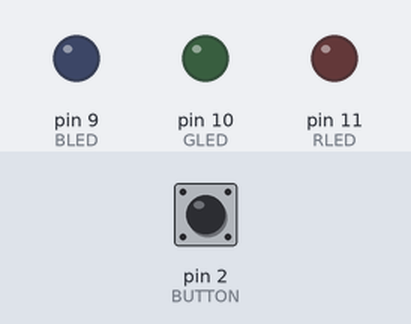
The sketch below on a simulated Arduino Uno, built with avr-gcc and run on an emulated ATmega328P. Shown: output pins drawn as LEDs (lit = HIGH). Inputs (shaded band) come from the test bench; at power-on: pin 2 (BUTTON) LOW.

Above: at 1.2 s.
1.3 s: pin 2 (BUTTON) pulled HIGH for 0.15 s
At 2.5 s:
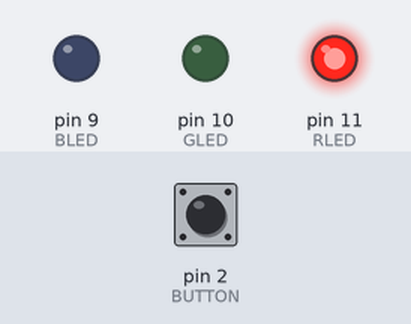
2.9 s: pin 2 (BUTTON) pulled HIGH for 1 s
At 3.8 s:
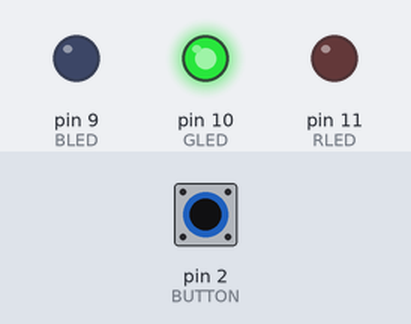
5.4 s: pin 2 (BUTTON) pulled HIGH for 0.15 s
At 5.7 s:
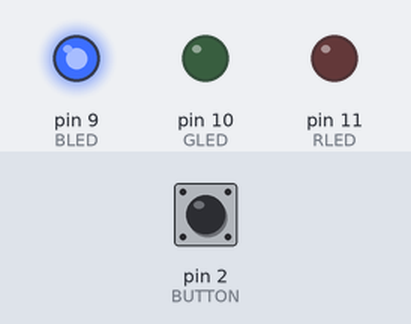
7.0 s: pin 2 (BUTTON) pulled HIGH for 3.2 s
At 8.1 s:
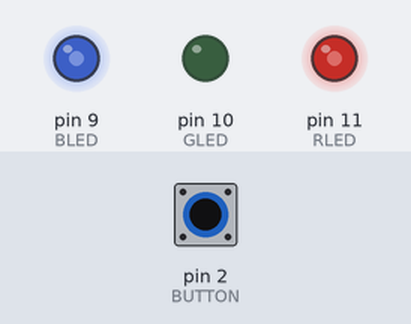
11.7 s: pin 2 (BUTTON) pulled HIGH for 0.15 s
At 12.9 s:
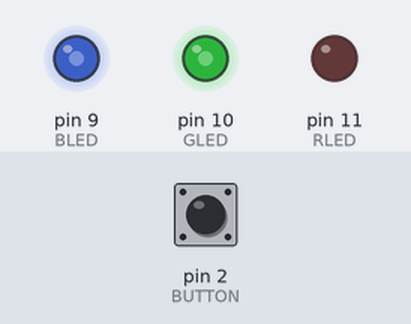
13.3 s: pin 2 (BUTTON) pulled HIGH for 1 s
At 14.1 s:
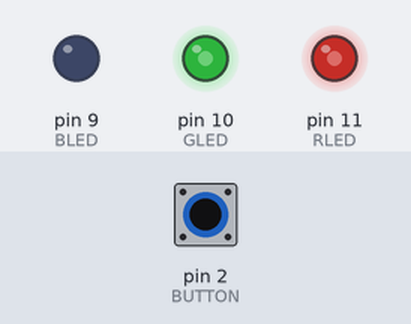
Timing chart, 0 to 16.3 s (numbered marks = the images above; inputs shaded):
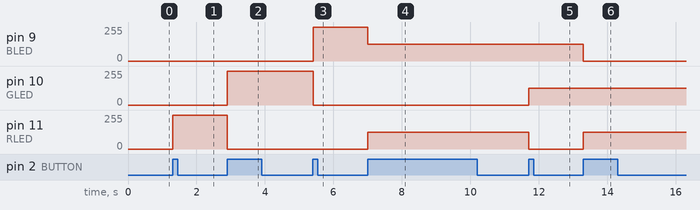

Measured:
- after the input at 1.3 s, pin 11 (RLED): 0/255 → 255/255 at once
- after the input at 2.9 s, pin 10 (GLED): 0/255 → 255/255 at once; pin 11 (RLED): 255/255 → 0/255 at once
- after the input at 5.4 s, pin 9 (BLED): 0/255 → 255/255 at once; pin 10 (GLED): 255/255 → 0/255 at once
- after the input at 7.0 s, pin 9 (BLED): 255/255 → 127/255 at once; pin 11 (RLED): 0/255 → 127/255 at once
- after the input at 11.7 s, pin 10 (GLED): 0/255 → 127/255 at once; pin 11 (RLED): 127/255 → 0/255 at once
- after the input at 13.3 s, pin 9 (BLED): 127/255 → 0/255 at once; pin 11 (RLED): 0/255 → 127/255 at once

The sketch:

rgb_nightlight3.ino
```cpp
// (licence header left out)
const int BLED = 9;  //Blue LED on Pin 9
const int GLED = 10; //Green LED on Pin 10
const int RLED = 11; //Red LED on Pin 11
const int BUTTON = 2;  //The Button is connected to pin 2
// define a tighter binding between the different color levels
struct RGB {
  byte red;
  byte green;
  byte blue;
};

RGB mode[] = { {0, 0, 0}, {255, 0, 0}, {0, 255, 0}, {0, 0, 255}, {127, 0, 127},
  {0, 127, 127}, {127, 127, 0}, {85, 85, 85}
};

/* more formal C/C++
  typedef struct {
  byte red;
  byte green;
  byte blue;
  } RGB; */

boolean lastButton = LOW;    //Last Button State
boolean currentButton = LOW; //Current Button State
int ledMode = 0;             //Cycle between LED states

void setup()
{
  pinMode (BLED, OUTPUT);   //Set Blue LED as Output
  pinMode (GLED, OUTPUT);   //Set Green LED as Output
  pinMode (RLED, OUTPUT);   //Set Red LED as Output
  pinMode (BUTTON, INPUT);  //Set button as input (not required)
}

/*
  Debouncing Function
  Pass it the previous button state,
  and get back the current debounced button state.
*/
boolean debounce(boolean last)
{
  boolean current = digitalRead(BUTTON);       //Read the button state
  if (last != current)                         //if it's different...
  {
    delay(5);                                  //wait 5ms
    current = digitalRead(BUTTON);             //read it again
  }
  return current;                              //return the current value
}

/*
  LED Mode Selection
  Pass a number for the LED state and set it accordingly
*/
void setMode(int m) {
  analogWrite(RLED, mode[m].red);
  analogWrite(GLED, mode[m].green);
  analogWrite(BLED, mode[m].blue);
}

void loop()
{
  currentButton = debounce(lastButton);           //read debounced state
  if (lastButton == LOW && currentButton == HIGH) //if it was pressed...
  {
    ledMode =   (ledMode + 1) % 8;                                //increment the LED value
  }
  lastButton = currentButton;                     //reset button value
  //if you've cycled through the different options, reset the counter to 0
  //  if (ledMode == 8) ledMode = 0;
  setMode(ledMode);                              //change the LED state
}
```
